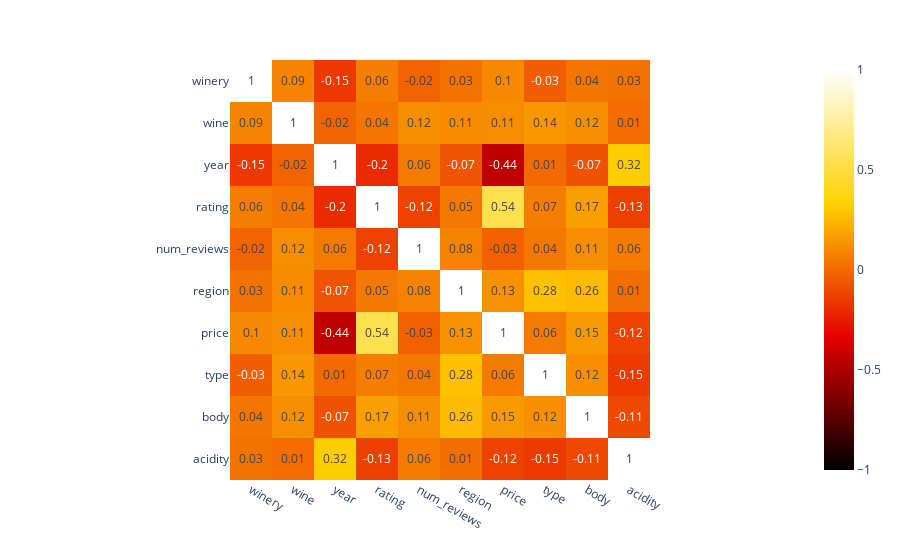

The cell this chart's notebook holds for it:
### Code cell
corr = df.corr()
fig = px.imshow(corr, color_continuous_scale='hot',
                zmin=-1, zmax=1,)

fig.update_traces(text=corr.round(2), texttemplate="%{text}")

### Figure 1 — Plotly figure (JSON) as saved in the notebook; plotly's stock layout.template omitted (floating-point values rounded to 4 significant figures)
{"data": [{"coloraxis": "coloraxis", "hovertemplate": "x: %{x}<br>y: %{y}<br>color: %{z}<extra></extra>", "name": "0", "text": [[1, 0.09, -0.15, 0.06, -0.02, 0.03, 0.1, -0.03, 0.04, 0.03], [0.09, 1, -0.02, 0.04, 0.12, 0.11, 0.11, 0.14, 0.12, 0.01], [-0.15, -0.02, 1, -0.2, 0.06, -0.07, -0.44, 0.01, -0.07, 0.32], [0.06, 0.04, -0.2, 1, -0.12, 0.05, 0.54, 0.07, 0.17, -0.13], [-0.02, 0.12, 0.06, -0.12, 1, 0.08, -0.03, 0.04, 0.11, 0.06], [0.03, 0.11, -0.07, 0.05, 0.08, 1, 0.13, 0.28, 0.26, 0.01], [0.1, 0.11, -0.44, 0.54, -0.03, 0.13, 1, 0.06, 0.15, -0.12], [-0.03, 0.14, 0.01, 0.07, 0.04, 0.28, 0.06, 1, 0.12, -0.15], [0.04, 0.12, -0.07, 0.17, 0.11, 0.26, 0.15, 0.12, 1, -0.11], [0.03, 0.01, 0.32, -0.13, 0.06, 0.01, -0.12, -0.15, -0.11, 1]], "texttemplate": "%{text}", "type": "heatmap", "x": ["winery", "wine", "year", "rating", "num_reviews", "region", "price", "type", "body", "acidity"], "xaxis": "x", "y": ["winery", "wine", "year", "rating", "num_reviews", "region", "price", "type", "body", "acidity"], "yaxis": "y", "z": [[1, 0.08606, -0.1516, 0.06423, -0.01682, 0.02944, 0.1018, -0.035, 0.04218, 0.03001], [0.08606, 1, -0.01556, 0.03667, 0.1154, 0.1121, 0.1131, 0.1445, 0.1247, 0.01127], [-0.1516, -0.01556, 1, -0.1984, 0.05746, -0.06623, -0.4435, 0.007369, -0.07414, 0.3167], [0.06423, 0.03667, -0.1984, 1, -0.1226, 0.04999, 0.5388, 0.06703, 0.1729, -0.1334], [-0.01682, 0.1154, 0.05746, -0.1226, 1, 0.08262, -0.0259, 0.04419, 0.1127, 0.06174], [0.02944, 0.1121, -0.06623, 0.04999, 0.08262, 1, 0.1266, 0.2795, 0.2556, 0.01445], [0.1018, 0.1131, -0.4435, 0.5388, -0.0259, 0.1266, 1, 0.05812, 0.1531, -0.1245], [-0.035, 0.1445, 0.007369, 0.06703, 0.04419, 0.2795, 0.05812, 1, 0.1206, -0.1475], [0.04218, 0.1247, -0.07414, 0.1729, 0.1127, 0.2556, 0.1531, 0.1206, 1, -0.1055], [0.03001, 0.01127, 0.3167, -0.1334, 0.06174, 0.01445, -0.1245, -0.1475, -0.1055, 1]]}], "layout": {"coloraxis": {"cmax": 1, "cmin": -1, "colorscale": [[0, "rgb(0,0,0)"], [0.3333, "rgb(230,0,0)"], [0.6667, "rgb(255,210,0)"], [1, "rgb(255,255,255)"]]}, "margin": {"t": 60}, "xaxis": {"anchor": "y", "constrain": "domain", "domain": [0, 1], "scaleanchor": "y"}, "yaxis": {"anchor": "x", "autorange": "reversed", "constrain": "domain", "domain": [0, 1]}}}
